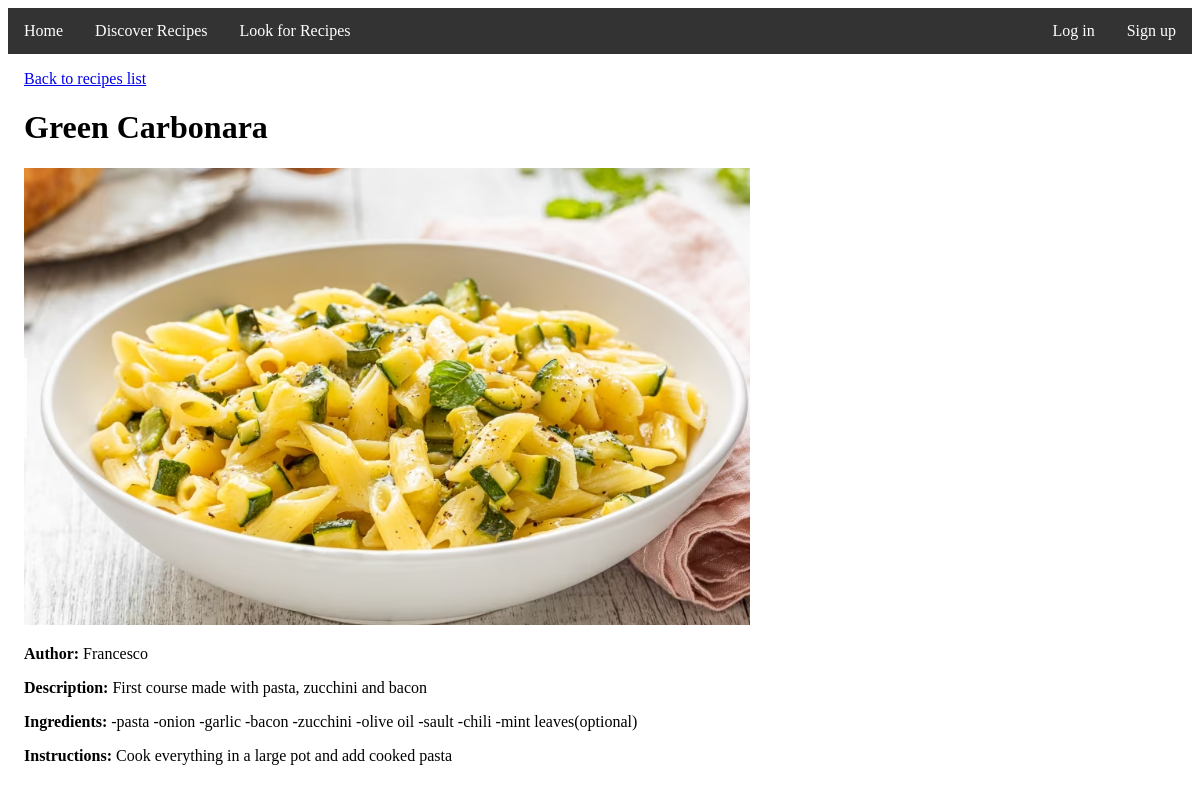
The app's page /detail/14/ with its own data.
### recipes/models.py (models this page shows, shortened)
class Recipe(models.Model):
    title = models.CharField(max_length=200)
    author = models.ForeignKey(User, on_delete=models.CASCADE, default='', null=True)
    category = models.ForeignKey(Category, on_delete=models.CASCADE)
    description = models.TextField(max_length=2000)
    ingredients = models.CharField(max_length=2000, default='')
    instructions = models.CharField(max_length=2000, default='')
    image = models.ImageField(upload_to='images/', default='')

### recipes/views.py (the view, shortened to what this page needs)
# urls.py: path('detail/<int:pk>/', views.RecipeDetailView.as_view(), name="recipe-detail"),
class RecipeDetailView(DetailView):
    model = models.Recipe
    template_name = 'Recipe_detail.html'
    context_object_name = 'recipe'
    def get_context_data(self, **kwargs):
        context = super(RecipeDetailView, self).get_context_data(**kwargs)
        recipe = models.Recipe.objects.get(id=self.kwargs['pk'])
        if self.request.user.is_authenticated:
            context['favorite'] = models.Favorite.objects.filter(recipe=recipe, user=self.request.user).exists()
        return context

### templates/Recipe_detail.html (shortened to what this page needs)
{% extends 'base.html' %}
{% block content %}
    <a href="{% url 'recipes-list' %}">Back to recipes list</a>
    <h1>{{ recipe.title }}</h1>
    <img class="recipe_img" src="{{ recipe.image.url }}">
    <p><span style="font-weight: bold;">Author:</span> {{ recipe.author }}</p>
    <p><span style="font-weight: bold;">Description:</span> {{ recipe.description }}</p>
    <p><span style="font-weight: bold;">Ingredients:</span> {{ recipe.ingredients }}</p>
    <p><span style="font-weight: bold;">Instructions:</span> {{ recipe.instructions }}</p>
{% endblock %}

### records on screen
Recipe: title "Green Carbonara", image (picture), author "Francesco", description "First course made with pasta, zucchini and bacon", ingredients "-pasta -onion -garlic -bacon -zucchini -olive oil -sault -chili -mint leaves(optional)", instructions "Cook everything in a large pot and add cooked pasta"
